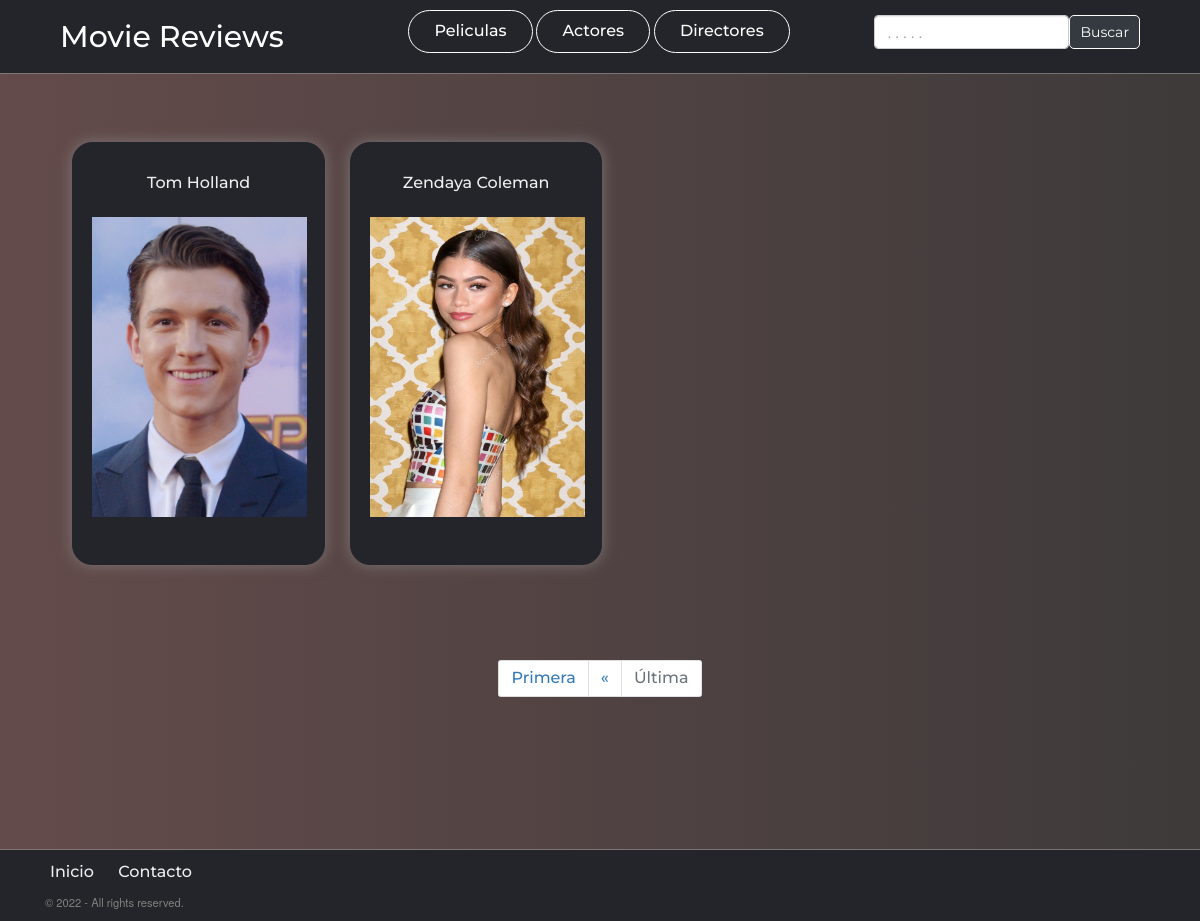
The app's page /actores/?page=2 with its own data.
### proyecto/models.py (models this page shows, shortened)
class Persona(models.Model):
   nombre = models.CharField(max_length=30, null=False)
   apellido = models.CharField(max_length=30, null=False)
   nacionalidad = models.CharField(max_length=30, null=False)
   anio_nacimiento = models.DateField(verbose_name='año nacimiento')
   resumen_biografico = models.CharField(max_length=300)

class Actor(Persona):
   foto = models.ImageField(blank=True, upload_to='actores/',verbose_name="foto")

class Persona(models.Model):
   nombre = models.CharField(max_length=30, null=False)
   apellido = models.CharField(max_length=30, null=False)
   nacionalidad = models.CharField(max_length=30, null=False)
   anio_nacimiento = models.DateField(verbose_name='año nacimiento')
   resumen_biografico = models.CharField(max_length=300)

### proyecto/views/paginar.py (the view)
# urls.py: path('actores/', PaginateActoresView,name='vista-actores'),
def PaginateActoresView(request):
   listado_actores = Actor.objects.all().order_by('nombre')
   paginator = Paginator(listado_actores, 8)
   pagina = request.GET.get("page") or 1
   actores = paginator.get_page(pagina)
   pagina_actual = int(pagina)
   paginas = range(1, actores.paginator.num_pages + 1)
   return render(request, "actores.html", {"actores":actores,
                                             "paginas":paginas,
                                             "pagina_actual":pagina_actual})

### proyecto/templates/actores.html
{% extends 'base.html' %}
{% load static %}
    {% block content %}
    <link rel="stylesheet" type="text/css" href={% static "css/personas_card.css" %} />
    <main class="container">
        <section class="movies" id="movies">
        {% for a in actores %}
        <div class="grid">
            <div class="col-lg-3 col-md-4 col-sm-6">
                <article class="card">
                    <header class="title_header">
                        <h3><a href="{% url 'vista-actor' a.id%}">{{a.nombre}} {{a.apellido}}</a></h3>
                    </header>
                    <div class="card-block">
                        <div class="img-card">
                            <a href="{% url 'vista-actor' a.id%}"><img class="img-actores" src="/static/images/{{a.foto}}" alt="Movie" /></a>
                        </div>
                    </div>
                </article>
            </div>
        </div>
        {% endfor %}
        </section>
        <div class="row mt-3 justify-content-center">
            <div class="mt-2">
                <nav>
                    <ul class="pagination">
                        {% if actores.has_previous %}
                            <li class="page-item">
                                <a class="page-link" href="?page=1">Primera</a>
                            </li>
                            <li class="page-item">
                                <a class="page-link" href="?page={{ actores.previous_page_number }}">&laquo;</a>
                            </li>
                        {% else %}
                        <li class="page-item disabled">
                            <a class="page-link" href="?page=1">Primera</a>
                        </li>
                        {% endif %}
                        {% if actores.has_next %}
                            <li class="page-item">
                                <a class="page-link" href="?page={{ actores.next_page_number }}">&raquo;</a>
                            </li>
                            <li class="page-item">
                                <a class="page-link" href="?page={{ actores.paginator.num_pages }}">Última</a>
                            </li>
                            {% else %}
                            <li class="page-item disabled">
                                <a class="page-link" href="#">Última</a>
                            </li>
                        {% endif %}
                    </ul>
                </nav>
            </div>
        </div>
        </main>
    {% endblock %}

### proyecto/static/css/base.css (style rules this page uses)
.title_header { padding: .75rem 1.25rem; background-color: #24252A; border-bottom: 1px solid transparent; padding: 5%; padding-bottom: 5px; border-radius: 20px; }
.title_header h3 { font-size: 0.80rem; margin: 0; }
.movies { margin-bottom: .60rem; color:#ffffff; margin-top: 5rem; }
.img-card { width: 85%; height: 85%; margin-bottom: .70rem; margin: auto; }
* { margin-top: auto; }
.card { display: flex; box-shadow: 0 0 15px rgb(135 130 130 / 79%); height: 423px; width: 102%; border: 1px solid #24252A; margin: 5%; background-color:#24252A; flex-direction: column; margin-top: auto; text-align: center; border-radius: 20px; font-family: "Montserrat", sans-serif; }
.container { display: grid; grid-template-columns: repeat(auto); padding-top: 5rem; margin-bottom: 50px; min-height: 100vh; }
body { background-color:#24252A; background-image: linear-gradient( to right, #644b4b, #3e3a3a); display: flex; flex-direction: column; min-height: 100vh; font-size: 14px !important; }

### proyecto/static/css/navbar.css (style rules this page uses)
* { box-sizing: border-box; }
li, a, button { font-family: "Montserrat", sans-serif; font-weight: 500; font-size: 16px; color: #edf0f1; text-decoration: none; margin-block-end: auto; }

### proyecto/static/css/personas_card.css (style rules this page uses)
.img-actores { width: 215px; height: 300px; margin-bottom: 4.7rem; }

### records on screen
Actor: nombre "Tom", apellido "Holland", foto (picture)
Actor: nombre "Zendaya", apellido "Coleman", foto (picture)
